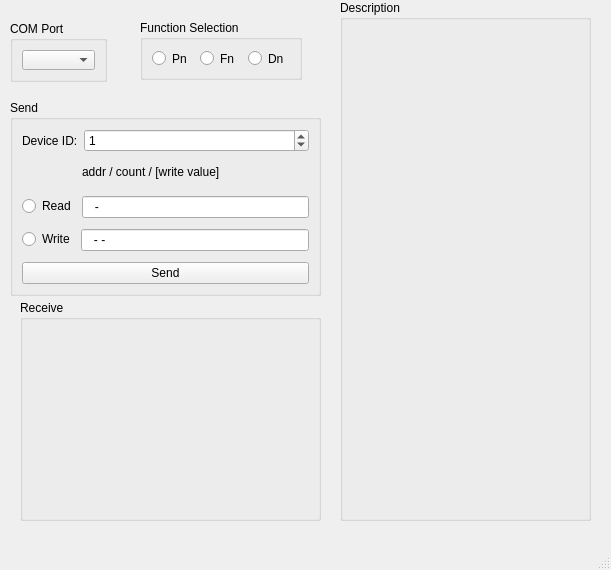
<?xml version="1.0" encoding="UTF-8"?>
<ui version="4.0">
 <class>MainWindow</class>
 <widget class="QMainWindow" name="MainWindow">
  <property name="geometry">
   <rect>
    <x>0</x>
    <y>0</y>
    <width>611</width>
    <height>570</height>
   </rect>
  </property>
  <property name="windowTitle">
   <string>MainWindow</string>
  </property>
  <widget class="QWidget" name="centralwidget">
   <widget class="QGroupBox" name="groupBox">
    <property name="geometry">
     <rect>
      <x>10</x>
      <y>21</y>
      <width>97</width>
      <height>61</height>
     </rect>
    </property>
    <property name="title">
     <string>COM Port</string>
    </property>
    <layout class="QVBoxLayout" name="verticalLayout">
     <item>
      <widget class="QComboBox" name="comports_cb">
       <property name="toolTip">
        <string>Select COM port</string>
       </property>
      </widget>
     </item>
    </layout>
   </widget>
   <widget class="QGroupBox" name="function_select_group">
    <property name="geometry">
     <rect>
      <x>140</x>
      <y>20</y>
      <width>162</width>
      <height>60</height>
     </rect>
    </property>
    <property name="title">
     <string>Function Selection</string>
    </property>
    <layout class="QHBoxLayout" name="horizontalLayout">
     <item>
      <widget class="QRadioButton" name="pn_radio">
       <property name="text">
        <string>Pn</string>
       </property>
      </widget>
     </item>
     <item>
      <widget class="QRadioButton" name="fn_radio">
       <property name="text">
        <string>Fn</string>
       </property>
      </widget>
     </item>
     <item>
      <widget class="QRadioButton" name="dn_radio">
       <property name="text">
        <string>Dn</string>
       </property>
      </widget>
     </item>
    </layout>
   </widget>
   <widget class="QGroupBox" name="groupBox_3">
    <property name="geometry">
     <rect>
      <x>10</x>
      <y>100</y>
      <width>311</width>
      <height>196</height>
     </rect>
    </property>
    <property name="title">
     <string>Send</string>
    </property>
    <layout class="QVBoxLayout" name="verticalLayout_2">
     <item>
      <layout class="QFormLayout" name="formLayout">
       <item row="0" column="0">
        <widget class="QLabel" name="label">
         <property name="text">
          <string>Device ID:</string>
         </property>
        </widget>
       </item>
       <item row="0" column="1">
        <widget class="QSpinBox" name="slave_sp">
         <property name="toolTip">
          <string>device id</string>
         </property>
         <property name="maximum">
          <number>6</number>
         </property>
         <property name="value">
          <number>1</number>
         </property>
        </widget>
       </item>
      </layout>
     </item>
     <item>
      <layout class="QFormLayout" name="formLayout_4">
       <item row="0" column="0">
        <spacer name="horizontalSpacer">
         <property name="orientation">
          <enum>Qt::Horizontal</enum>
         </property>
         <property name="sizeHint" stdset="0">
          <size>
           <width>54</width>
           <height>20</height>
          </size>
         </property>
        </spacer>
       </item>
       <item row="0" column="1">
        <widget class="QLabel" name="label_2">
         <property name="text">
          <string>addr / count / [write value]</string>
         </property>
        </widget>
       </item>
      </layout>
     </item>
     <item>
      <layout class="QFormLayout" name="formLayout_2">
       <item row="0" column="0">
        <widget class="QRadioButton" name="read_radio">
         <property name="text">
          <string>Read</string>
         </property>
        </widget>
       </item>
       <item row="0" column="1">
        <widget class="QLineEdit" name="read_le">
         <property name="inputMask">
          <string>999-99</string>
         </property>
         <property name="text">
          <string>-</string>
         </property>
        </widget>
       </item>
      </layout>
     </item>
     <item>
      <layout class="QFormLayout" name="formLayout_3">
       <item row="0" column="0">
        <widget class="QRadioButton" name="write_radio">
         <property name="text">
          <string>Write</string>
         </property>
        </widget>
       </item>
       <item row="0" column="1">
        <widget class="QLineEdit" name="write_le">
         <property name="inputMask">
          <string>999-9-99999</string>
         </property>
         <property name="text">
          <string>--</string>
         </property>
        </widget>
       </item>
      </layout>
     </item>
     <item>
      <widget class="QPushButton" name="send_pb">
       <property name="text">
        <string>Send</string>
       </property>
      </widget>
     </item>
    </layout>
   </widget>
   <widget class="QGroupBox" name="groupBox_4">
    <property name="geometry">
     <rect>
      <x>340</x>
      <y>0</y>
      <width>251</width>
      <height>521</height>
     </rect>
    </property>
    <property name="title">
     <string>Description</string>
    </property>
   </widget>
   <widget class="QGroupBox" name="groupBox_5">
    <property name="geometry">
     <rect>
      <x>20</x>
      <y>300</y>
      <width>301</width>
      <height>221</height>
     </rect>
    </property>
    <property name="title">
     <string>Receive</string>
    </property>
   </widget>
  </widget>
  <widget class="QMenuBar" name="menubar">
   <property name="geometry">
    <rect>
     <x>0</x>
     <y>0</y>
     <width>611</width>
     <height>26</height>
    </rect>
   </property>
  </widget>
  <widget class="QStatusBar" name="statusbar"/>
 </widget>
 <resources/>
 <connections/>
</ui>
